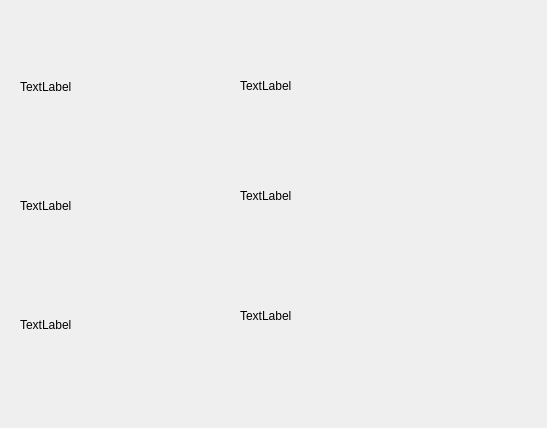
<?xml version="1.0" encoding="UTF-8"?>
<ui version="4.0">
 <class>Form</class>
 <widget class="QWidget" name="Form">
  <property name="geometry">
   <rect>
    <x>0</x>
    <y>0</y>
    <width>547</width>
    <height>428</height>
   </rect>
  </property>
  <property name="windowTitle">
   <string>Form</string>
  </property>
  <widget class="QWidget" name="verticalLayoutWidget">
   <property name="geometry">
    <rect>
     <x>20</x>
     <y>30</y>
     <width>161</width>
     <height>351</height>
    </rect>
   </property>
   <layout class="QVBoxLayout" name="verticalLayout">
    <item>
     <widget class="QLabel" name="label_1">
      <property name="text">
       <string>TextLabel</string>
      </property>
     </widget>
    </item>
    <item>
     <widget class="QLabel" name="label_2">
      <property name="text">
       <string>TextLabel</string>
      </property>
     </widget>
    </item>
    <item>
     <widget class="QLabel" name="label_3">
      <property name="text">
       <string>TextLabel</string>
      </property>
     </widget>
    </item>
   </layout>
  </widget>
  <widget class="QLabel" name="label_4">
   <property name="geometry">
    <rect>
     <x>240</x>
     <y>60</y>
     <width>161</width>
     <height>51</height>
    </rect>
   </property>
   <property name="text">
    <string>TextLabel</string>
   </property>
  </widget>
  <widget class="QLabel" name="label_5">
   <property name="geometry">
    <rect>
     <x>240</x>
     <y>170</y>
     <width>161</width>
     <height>51</height>
    </rect>
   </property>
   <property name="text">
    <string>TextLabel</string>
   </property>
  </widget>
  <widget class="QLabel" name="label_6">
   <property name="geometry">
    <rect>
     <x>240</x>
     <y>290</y>
     <width>161</width>
     <height>51</height>
    </rect>
   </property>
   <property name="text">
    <string>TextLabel</string>
   </property>
  </widget>
 </widget>
 <resources/>
 <connections/>
</ui>
